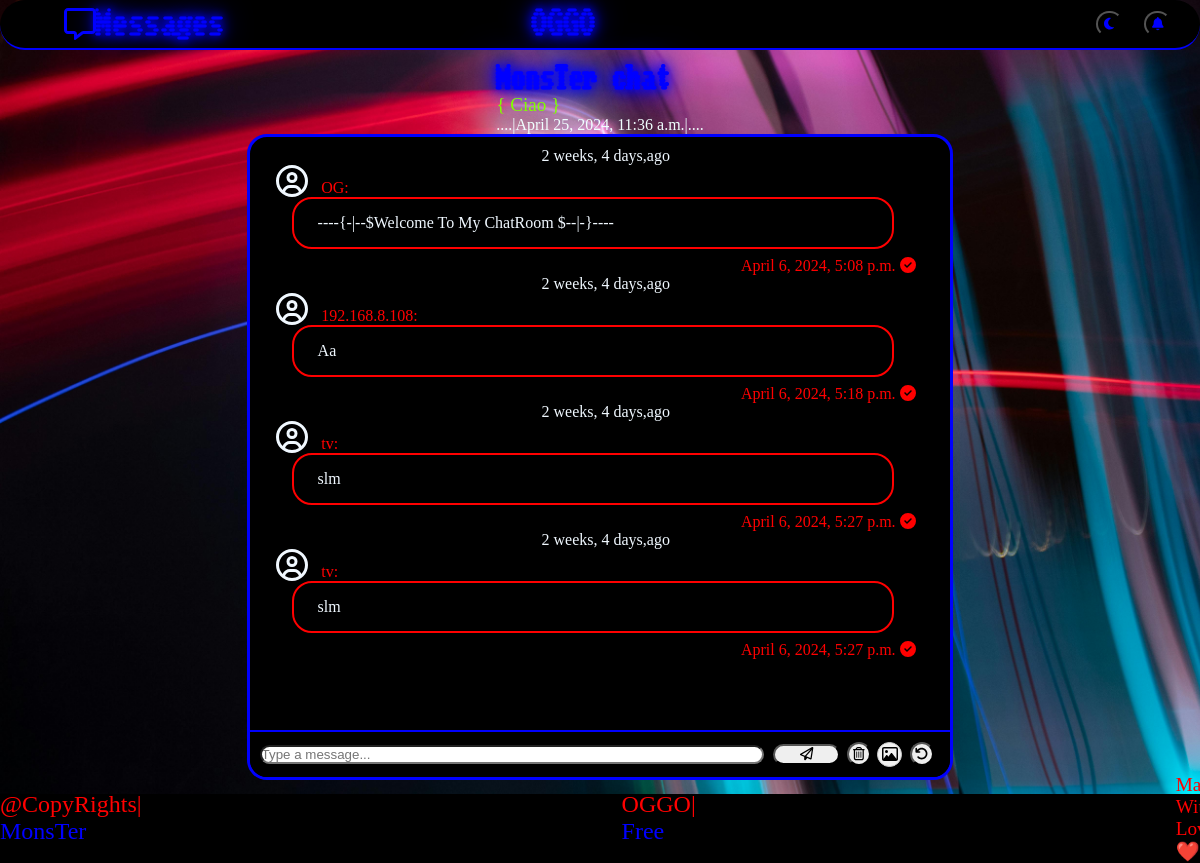
The page / on the database its author committed.
### chat/models.py (models this page shows, shortened)
class Fchat(models.Model):
    message = models.TextField(
        null=True
    )
    sender = models.ForeignKey(
        Names,
        on_delete=models.CASCADE
    )
    created = models.DateTimeField(
        null=True
    )

class Names(models.Model):
    name = models.TextField(
        null=True
    )
    ip = models.TextField(
        max_length=50,
        null=True,
        blank=False
    )
    def __str__(self):
        if self.name:
            return self.name
        else:
            return self.ip

### chat/views.py (the view, shortened to what this page needs)
# urls.py: 2. Add a URL to urlpatterns:  path('', views.home, name='home')
def home(request):
    input_msg = request.POST.get('msg')
    uploaded_file = request.FILES.get('file-input')
    print(request)
    print(request.method)
    print(uploaded_file)
    print(input_msg)
    client_ip = request.META.get('HTTP_X_FORWARDED_FOR')
    if not client_ip:
        client_ip = request.META.get('REMOTE_ADDR')
    return render(
        request,
        'home.html',
        {
            'time': datetime.now(),
            'msg_list': Fchat.objects.all(),
            'file_list': Files.objects.all(),
        }
    )

### chat/templates/home.html (shortened to what this page needs)
{%load static%}
<!DOCTYPE html>
<html>
    <head>
        <link rel="stylesheet" href="{%static '/css/all.min.css'%}">
        <link rel="stylesheet" href="{%static 'css/style.css'%}">
    </head>
    <body>
        <section class="main">
            <section class="hdr">
                <span><i class="far fa-message"></i>Messages</span>
                <a href="https://oggo.lovestoblog.com" target="_blank" id="srv">OGGO</a>
                <div id="jtmarg">
                    <button id="language">
                        <i class="fas fa-moon"></i>
                    </button>
                    <button  id="language">
                        <i class="fas fa-bell"></i>
                    </button>
                </div>
            </section>
            <section class="content">
                <div class="chat-title">
                    <h1>MonsTer chat</h1>
                    <div class="gret"></div>
                    <div class="dates">....|{{time}}|....</div>
                </div>
                <div class="chat-container">
                    <div class="message-container" id="messageContainer" style="margin-left: 1em;border:none;">
                        {%for i in msg_list%}
                            <p class="icreated" style="padding-left: 40%;">
                                {{i.created|timesince}},ago
                            </p>
                            <p id="sedr">
                                <i class="far fa-circle-user" id="usri"></i>
                                <span id="seyd">  {{i.sender}}:</span>
                            </p>
                            <div class="mesge">
                                <p class="jto">
                                    {{i.message}}
                                </p>
                            </div>
                            <span>
                                {{i.created}}
                                <i class="fas fa-circle-check"></i>
                            </span>
                        {%endfor%}
                    </div>
                    <form id="uploadForm" class="input-container" action="{% url 'home' %}" method="POST" enctype="multipart/form-data" style="border-top: 2px solid blue;">
                        <input type="text" name="msg" id="messageInput" placeholder="Type a message...">
                        <button id="subt" type="submit"><i class="far fa-paper-plane"></i></button>
                        <button id="cls" class="inimg"><i class="far fa-trash-can"></i></button>
                        <label for="file-input" id="inimg">
                            <i id="sil" class="far fa-image"></i>
                        </label>
                        <button id="ref" class="inimg" type="submit"><i class="fas fa-arrow-rotate-left"></i></button>
                    </form>
                </div>
            </section>
        </section>
        <section class="footer">
            <p class="ft">
                <span>
                    @CopyRights|
                </span>
                MonsTer
            </p>
            <a href="https://oggo.lovestoblog.com" target="_blank" id="srvfo">
                <span>
                    OGGO|
                </span>
                Free
            </a>
            <p class="lv">
                Made With Love ❤️
            </p>
        </section>
    </body>
</html>

### chat/static/css/style.css (style rules this page uses)
* { margin: 0;padding: 0;scroll-behavior: smooth; }
body { background-color: black;display: flex;flex-direction: column;min-height: 100%;background-image: url('/static/rec/img/bc.jpg');background-size: cover;background-repeat: no-repeat; }
.main { min-width: 100%; }
.hdr { font-family:'MadimiOne','Regular';background-color:black;height:3em;min-width:100%;border-radius:20em;margin:0;display:flex;align-items:center;justify-content:space-between;border-bottom:2px solid blue; }
.hdr span { color: blue;font-size: 2em;text-shadow: 0 0 8px blue, 0 0 15px blue, 0 0 30px blue;margin-left: 2em; }
.gret { font-size: 1.2em; margin: 0; }
.hdr a { text-decoration: none;text-shadow: 0 0 8px blue, 0 0 15px blue, 0 0 30px blue;color: blue;font-size: 2em;margin-right: 6em; }
#language { background-color: #000;color: blue;border-radius: 20px;margin-right: 1em;width: 2em;height: 2em; }
#jtmarg { margin-right: 1em; }
.content { display: flex;flex-direction: column;align-items: center;justify-content: center;min-height: 93vh;padding: 0 1em; }
.content .chat-title h1 { font-family: 'MadimiOne' , 'Regular';color: blue;font-size: 1.8em;text-shadow: 0 0 10px blue, 0 0 20px blue, 0 0 40px blue; }
.content .chat-title .dates { color: azure; }
.chat-container { width: 60%;display: flex;flex-direction: column;height: 80vh; overflow: hidden;border-radius: 20px;border: 0.2em solid blue;background-color: #000;color: aliceblue; }
#subt { width: 5em;height: 1.6em;margin: 0 0.5em;border-radius: 20px; }
.message-container { flex: 1;overflow-y: auto;padding: 10px; }
.message-container .mesge { display: flex;border-radius: 20px;border: 2px solid red;height: 3em;align-items: center;margin-left: 1em;width: 90%;margin-bottom: 0.5em; }
.message-container span { color: red;margin-left: 70%; }
.chat-container .mesge .jto { margin-left: 1.5em; }
#usri { font-size: 2em; }
.input-container { display: flex;align-items: center;padding: 10px;background-color: #000; }
.inimg { display: flexbox;width: 1.8em;height: 1.8em;border-radius: 3em;margin-right: 0.5em; }
#inimg { display: inline-flex;width: 1.4em;height: 1.4em;border: 1px solid #ccc;background-color: #f2f2f2;color: #000;border-radius: 3em;margin-right: 0.5em;align-items: center;justify-content: center; }
#messageInput { flex: 1;margin-right: 3px;border-radius: 20px;display: flex;align-items: center; }
#seyd { margin:0 0 0 0.6em }
.footer { background-color: #000;width: 100%;height: 3em;display: flex;justify-content: space-between;align-items: center; }
.footer .ft { color: blue;font-size: 1.5em;margin-right: 20em; }
.footer .ft span { color: #ff0000; }
.footer a { text-decoration: none;color: blue;font-size: 1.5em;margin-right: 20em; }
.footer a span { color: red; }
.footer .lv { font-size: 1.2em;color: #ff0000;margin-right: 6px; }

### rows shown on the page
Fchat: created "2 weeks, 4 days", sender "OG", message "----{-|--$Welcome To My ChatRoom $--|-}----", created "April 6, 2024, 5:08 p.m."
Fchat: created "2 weeks, 4 days", sender "192.168.8.108", message "Aa", created "April 6, 2024, 5:18 p.m."
Fchat: created "2 weeks, 4 days", sender "tv", message "slm", created "April 6, 2024, 5:27 p.m."
Fchat: created "2 weeks, 4 days", sender "tv", message "slm", created "April 6, 2024, 5:27 p.m."
